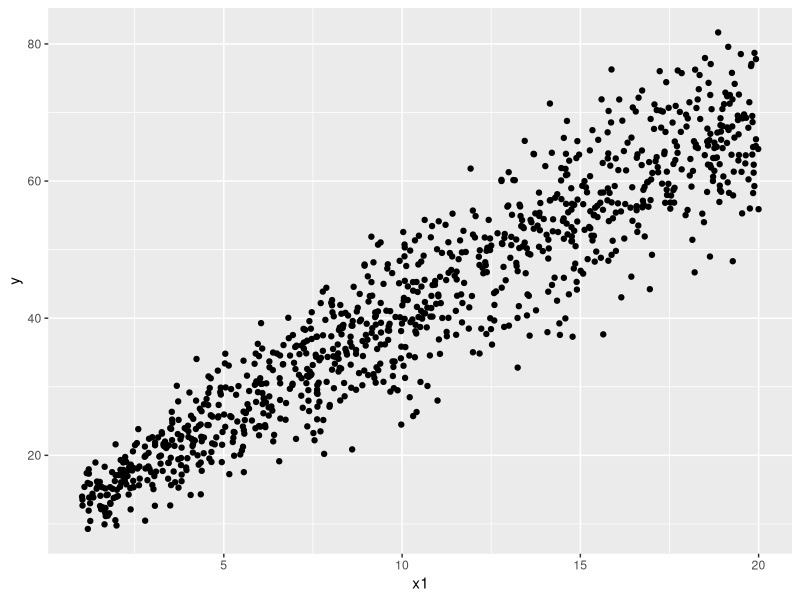

Here is the R script that generated this plot:
# Snippet to generate linear relationships. Variance can be constant or variable. 

library(ggplot2)

set.seed(1)

# parameters ----
n = 1000
b0 = 10
b1 = 3
x1 = runif(n, 1, 20)
constant_variance = 25
unconstant_variance_structure = 1 + 3*x1


# linear regression. Fixed SD. ----
# Equivalents
y = b0 + b1*x1 + rnorm(n, 0, sqrt(constant_variance))
y =  MASS::mvrnorm(n = 1, mu = b0 + b1*x1, Sigma = diag(constant_variance, n , n))

# linear regression. SD depends on X1 ----
y =  MASS::mvrnorm(n = 1, mu = b0 + b1*x1, Sigma = diag(unconstant_variance_structure))

# DF ----
df = data.frame(y, x1)

# check ----
ggplot( data  = df, aes( x = x1, y = y)) + 
  geom_point()

reg= lm(y ~ x1, data = df)
sd(reg$residuals)
summary(reg)

